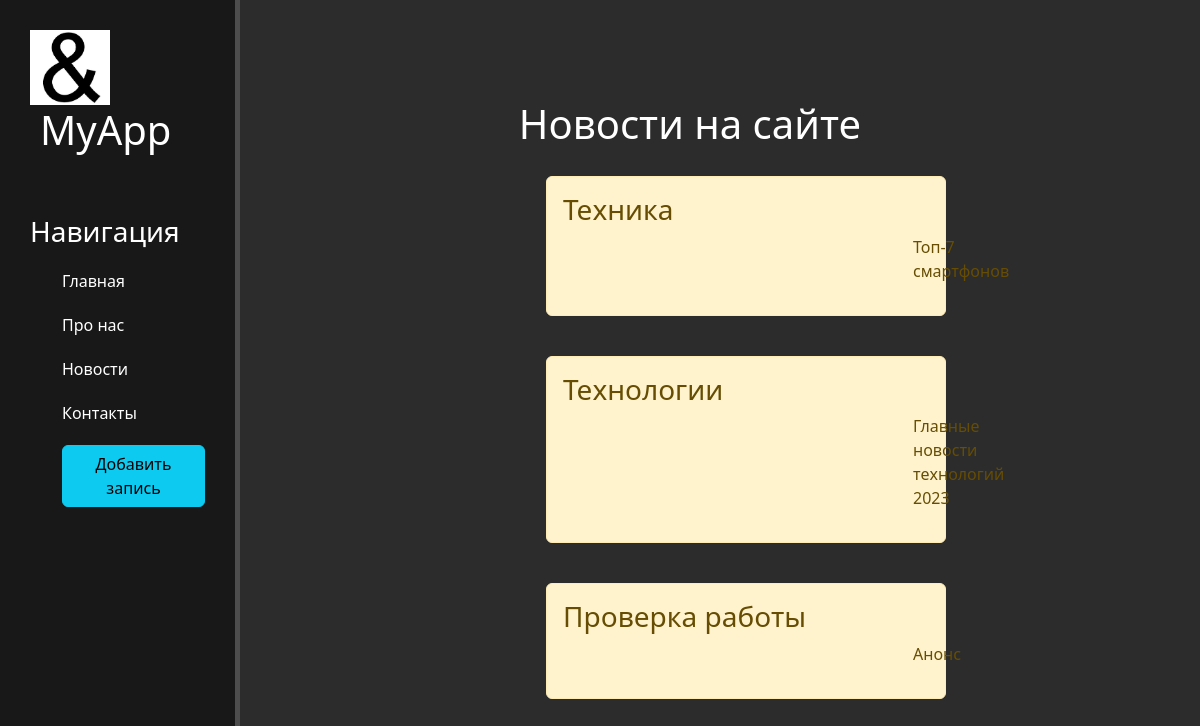
The page /news/ on the database as committed earlier.
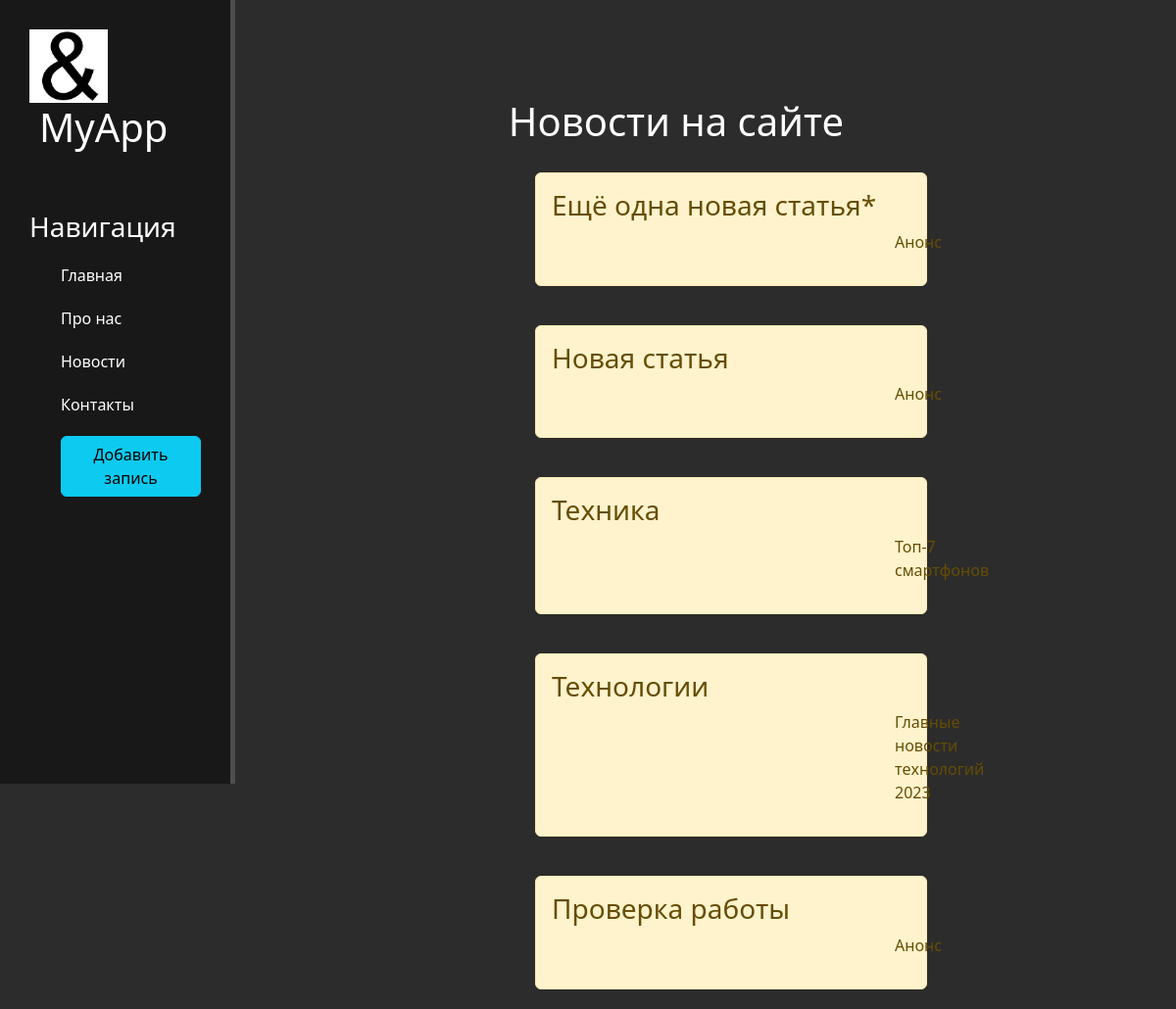
The same page on the database as committed later.
### news/models.py (models this page shows, shortened)
class Article(models.Model):
    title = models.CharField('Название', max_length=50, default='Новая статья')
    anons = models.CharField('Анонс', max_length=250, default='Анонс')
    full_text = models.TextField('Статья')
    date = models.DateTimeField('Дата публикации')

### news/views.py (the view)
# urls.py: path('', views.news_home, name='news_home'),
def news_home(request):
    news = Article.objects.order_by('-date')
    return render(request, 'news/news_home.html', {'news': news})

### news/templates/news/news_home.html (shortened to what this page needs)
{% extends 'main/layout.html' %}
{% block content %}
    <div class="features">
        <h1>Новости на сайте</h1>
        {% if news %}
            {% for el in news %}
                <div class="alert alert-warning">
                    <h3>{{ el.title }}</h3>
                    <p>{{ el.anons }}</p>
                </div>
            {% endfor %}
        {% else %}
            <p>У вас нет записей</p>
        {% endif %}
    </div>
{% endblock %}

### main/templates/main/layout.html (shortened to what this page needs)
{% load static %}
<html lang="ru">
<head>
    <link rel="stylesheet" href="https://cdn.jsdelivr.net/npm/bootstrap@5.2.3/dist/css/bootstrap.min.css">
    <link rel="stylesheet" href="{% static 'main/css/main.css' %}">
    <link rel="stylesheet" href="https://cdn.jsdelivr.net/npm/@fortawesome/fontawesome-free@6.2.1/css/fontawesome.min.css">
</head>
<body> <aside>
    <img src="/static/main/img/amp.png" alt="лого">
    <span class="logo">MyApp</span>
    <h3>Навигация</h3>
     <ul>
            <a href="{% url 'home' %}"><li> Главная</li></a>
            <a href="{% url 'about' %}"><li> Про нас</li></a>
            <a href="{% url 'news_home' %}"><li> Новости</li></a>
            <a href=""><li> Контакты</li></a>
            <a href="{% url 'create' %}"><li><button class="btn btn-info">Добавить запись</li></a>
        </ul>
</aside>
    <main>
        {% block content %}
        {% endblock %}
    </main>
</body>
</html>

### main/static/main/css/main.css (style rules this page uses)
body { background: #2c2c2c; }
aside { float: left; background: #181818; width: 20%; padding: 2.5%; height: 100vh; color: #fff; border-right: 5px solid #4d4d4d; }
aside img { width: 80px; float: left; }
aside .logo { font-size: 40px; margin-left: 10px; font_weight: bold; position: relative; top: -5px; }
aside h3 { margin-top: 50px; font_size: 28px; }
aside ul { list-style: none }
aside ul li { color: #fff; display: block; margin-top: 20px; transition: transform .6s ease; }
main .features { float: left; color: #fff; margin-top: 100px; text-align: center; width: 75%; }
main .features h1 { size: 50px; }
main .features p { max-width: 400px; margin 20px auto; margin-left: 350px; }
.alert-warning { float: left; clear: both; width: 400px; margin: 20px 34%; text-align: left; }

### main/templates/main/layout.html (style rules this page uses)
a { text-decoration: none; }

Rows that differ between the two databases and show on the page:
added Article: title "Ещё одна новая статья*", anons "Анонс"
added Article: title "Новая статья", anons "Анонс"
